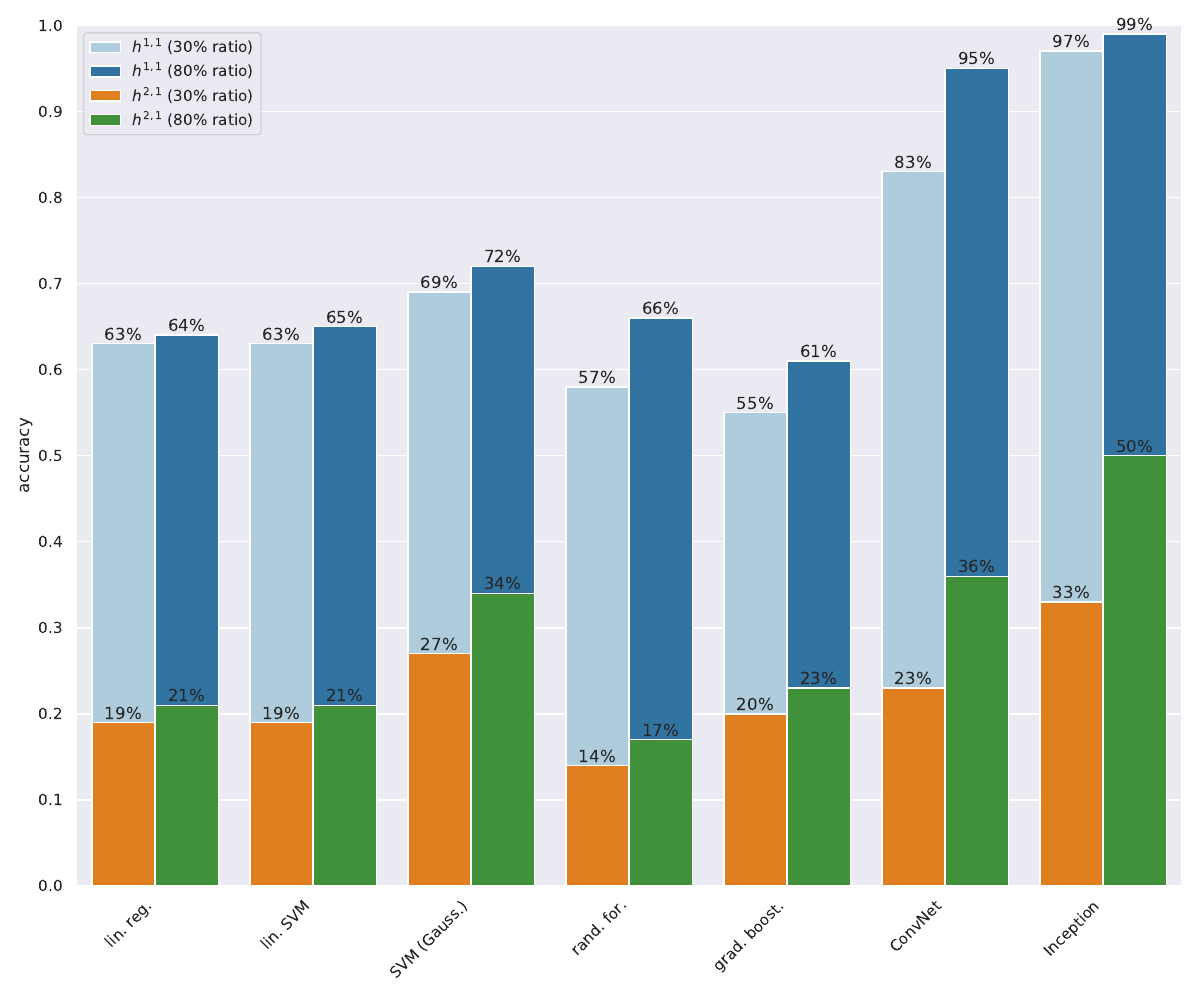

Reproduce this figure in Python.
import seaborn as sns
import matplotlib.pyplot as plt
import pandas as pd
import numpy as np

sns.set()

data = [('lin_reg', '80', 0.64, 0.21),
        ('lin_reg', '30', 0.63, 0.19),
        ('lin_svr', '80', 0.65, 0.21),
        ('lin_svr', '30', 0.63, 0.19),
        ('svr_rbf', '80', 0.72, 0.34),
        ('svr_rbf', '30', 0.69, 0.27),
        ('rnd_for', '80', 0.66, 0.17),
        ('rnd_for', '30', 0.58, 0.14),
        ('grd_bst', '80', 0.61, 0.23),
        ('grd_bst', '30', 0.55, 0.20),
        ('convnet', '80', 0.95, 0.36),
        ('convnet', '30', 0.83, 0.23),
        ('inception', '80', 0.99, 0.50),
        ('inception', '30', 0.97, 0.33),
       ]
data = pd.DataFrame(data, columns=('id', 'percentage', 'h11_acc', 'h21_acc'))

labels =['lin. reg.',
         'lin. SVM',
         'SVM (Gauss.)',
         'rand. for.',
         'grad. boost.',
         'ConvNet',
         'Inception'
        ]

_, ax = plt.subplots(1, 1, figsize=(12,10))

acc_plt = sns.barplot(data=data,
                      x='id',
                      y='h11_acc',
                      hue='percentage',
                      palette=sns.color_palette('Paired', 2),
                      orient='v',
                      ax=ax
                     )
acc_plt = sns.barplot(data=data,
                      x='id',
                      y='h21_acc',
                      hue='percentage',
                      palette=sns.color_palette('Paired_r', 2),
                      orient='v',
                      ax=ax
                     )
ax.set(title='',
       xlabel='',
       ylabel='accuracy',
       ylim=[0.0, 1.0],
       yticks=np.arange(0.0, 1.0 + 0.1, 0.1)
      )
ax.set_xticklabels(labels,
                   rotation=45,
                   va='top',
                   ha='right'
                  )
handles, _ = ax.get_legend_handles_labels()
ax.legend(handles,
          ['$h^{1,1}$ (30% ratio)',
           '$h^{1,1}$ (80% ratio)',
           '$h^{2,1}$ (30% ratio)',
           '$h^{2,1}$ (80% ratio)'
          ],
          loc='best',
         )

for p in acc_plt.patches:
    acc_plt.annotate('{:d}%'.format(int(p.get_height() * 100)),
                     xy=(p.get_x() + p.get_width() / 2, p.get_height()),
                     ha='center',
                     va='bottom'
                    )
    
plt.tight_layout()
plt.savefig('./cicy_best_plots.pdf', dpi=150, format='pdf')
plt.savefig('./cicy_best_plots.png', dpi=150, format='png')